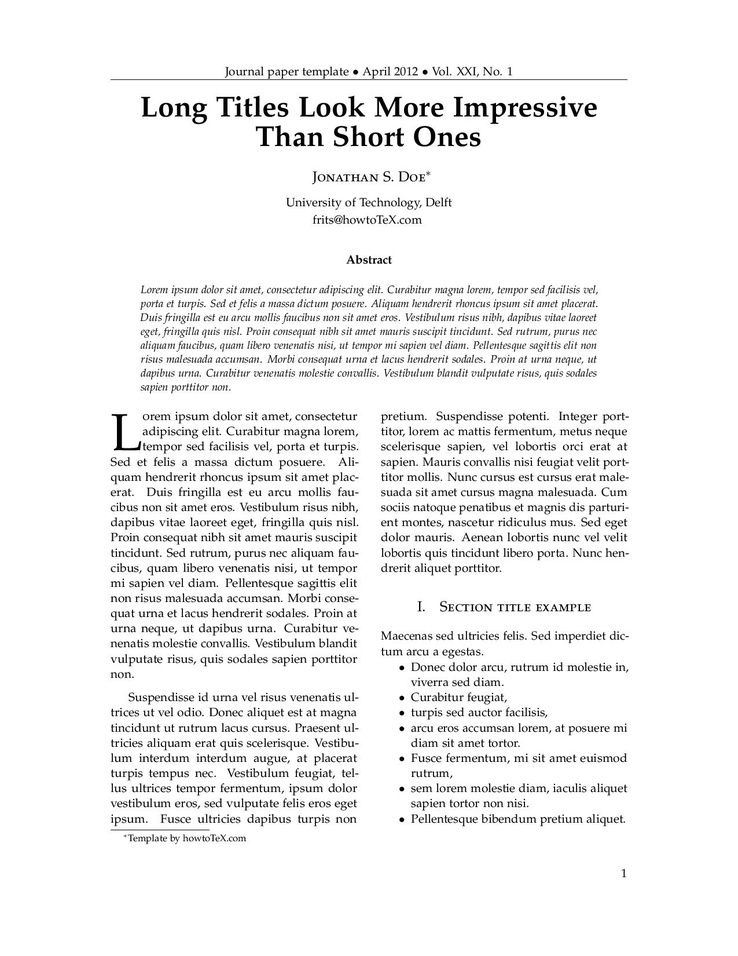
%> input picture Preprocessing/test_images/2col-journalpaper-howtotex-page-001.jpg, 738 x 956 px, shrunk from 1275 x 1650 before the run
$ octave --eval "result = determineSkew(imread('test_images/2col-journalpaper-howtotex-page-001.jpg'));"   (GNU Octave 9; MATLAB toolbox functions it lacks are replaced by stand-ins)
%> lines starting %> are read from the running program, lines starting %| are printed output that depends on the picture; in (x1, y1, x2, y2) boxes, pixels count from 0 and x2, y2 are one past the last pixel; in counts of white or black regions, pixels touching at a corner belong together; the program's own positions count from 1
function [ rotTheta ] = determineSkew( input_image )
% NOT USED
% Methods to determine skew of paper-gradient direction, Hough
% Determine the angle to which the input image is rotated. The input
% document is assumed to be mostly text
global_thresh = graythresh(uint8(255*input_image));
binarized_image = input_image>global_thresh;

% downsample ?

%% direction of gradient
%http://citeseerx.ist.psu.edu/viewdoc/download?doi=10.1.1.12.6258&rep=rep1&type=pdf
smoothing_kernel = [1 2 1];
grad_kernel = [1 0 -1];
Sobel_5 = conv2(smoothing_kernel'*smoothing_kernel,smoothing_kernel'*grad_kernel);

im_x = imfilter(double(binarized_image), Sobel_5);
im_y = imfilter(double(binarized_image), Sobel_5');

% If the gradient is 0 in both directions, throw out the pixel
pixels_with_gradient = find(im_x~=0 | im_y~=0);
x_grad_values = im_x(pixels_with_gradient);
y_grad_values = im_y(pixels_with_gradient);

gradient_angles = atand(y_grad_values(:)./x_grad_values(:));
thetaVec = -90 : 0.5 : 89.5;
angle_hist = hist(gradient_angles,thetaVec);
[sorted_hist,sorted_idx] = sort(angle_hist,'descend');
% normalized_value = sorted_hist(1:3)./sorted_hist(4);
% angle_hist(sorted_idx(1:3)) = angle_hist(sorted_idx(1:3)).*normalized_value;
angle_hist(thetaVec==45) = angle_hist(thetaVec==45) - round(.04*sum(angle_hist));
angle_hist(thetaVec==-45) = angle_hist(thetaVec==-45) - round(.04*sum(angle_hist));
angle_hist(thetaVec==0) = angle_hist(thetaVec==0) - round(.04*sum(angle_hist));
% percent45 = angle_hist(thetaVec==45)/sum(angle_hist);
% percentm45 = angle_hist(thetaVec==-45)/sum(angle_hist);
% percent0 = angle_hist(thetaVec==0)/sum(angle_hist);

% use overlapping coarse range to find clusters of peaks
num_half_degrees_per_bin = 20;
num_bins = 2*length(thetaVec)/num_half_degrees_per_bin-1;
coarse_hist = zeros(num_bins,1);
for bin = 0:num_bins - 1
    coarse_hist(bin+1) = sum(angle_hist(num_half_degrees_per_bin/2*bin+1:...
        num_half_degrees_per_bin/2*(bin+2)));
end
coarse_theta = thetaVec(num_half_degrees_per_bin/2*(0:num_bins-1)+1);
figure (1)
bar(coarse_theta, coarse_hist); grid on;
axis([min(thetaVec) max(thetaVec) 0 max(coarse_hist)+2]);
xlabel('\theta (degrees)'); ylabel('Number of Peaks');
[maxHist, rangeIdx] = max(coarse_hist);
bin_min = num_half_degrees_per_bin*(rangeIdx-1)/2+1;
bin_max = num_half_degrees_per_bin*(rangeIdx+1)/2;
angle_range = bin_min:bin_max;
% use fine range to determine exact angle
figure (2)
bar(thetaVec(angle_range), angle_hist(angle_range)); grid on;
axis([thetaVec(angle_range(1)) thetaVec(angle_range(end)) 0 max(angle_hist)+2]);
xlabel('\theta (degrees)'); ylabel('Number of Peaks');
[maxHist, maxIdx] = max(angle_hist(angle_range));
max_val = thetaVec(angle_range(1)+maxIdx-1);
%find mean and round to the nearest .5
av_val = thetaVec(angle_range)*angle_hist(angle_range)'/(sum(angle_hist(angle_range)));
av_val = .5*(round(av_val*2));
meanIdx = find(thetaVec(angle_range) == av_val);
%find median
data_in_range = [];
for i = 1:length(angle_range)
    data_in_range = [data_in_range, thetaVec(angle_range(i))*ones(1,angle_hist(angle_range(i)))];
end
med_val = median(data_in_range);
med_val = .5*(round(med_val*2));
medIdx = find(thetaVec(angle_range) == med_val);
maxTheta = thetaVec(medIdx+angle_range(1)-1);
gradTheta = maxTheta

rotTheta = gradTheta;

% [42 lines of commented-out code are left out]
end
%> in determineSkew, `global_thresh = graythresh(uint8(255*input_image));`: global_thresh = 0.498
%> in determineSkew, `binarized_image = input_image>global_thresh;`:
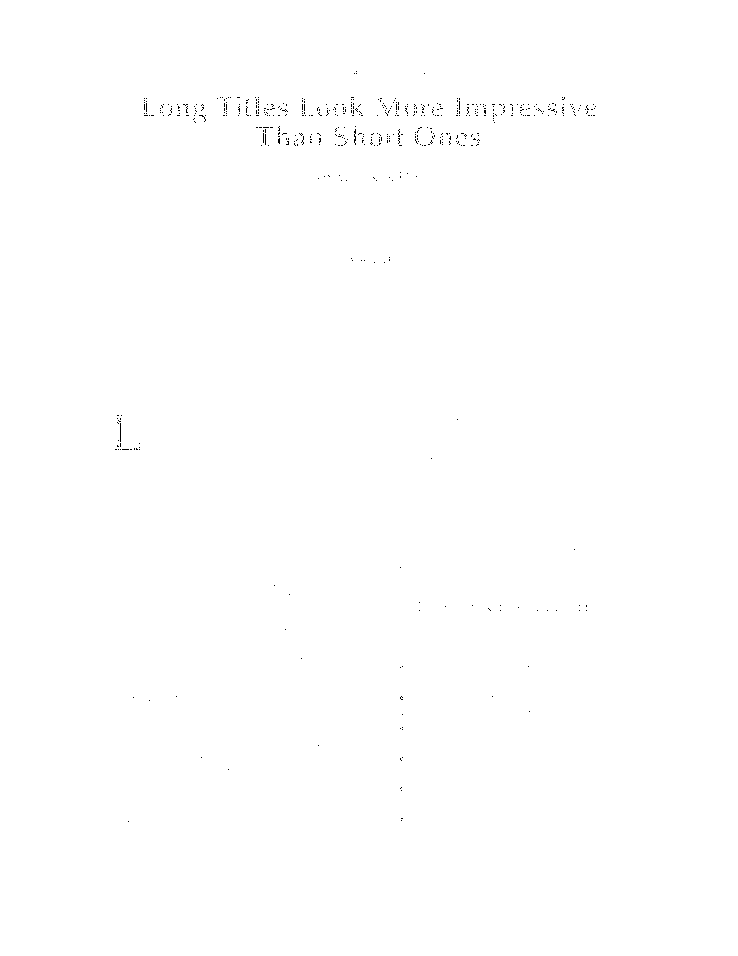
%> binarized_image: size 956x738x3 logical; 99.8% white; black in thin lines or dots, all inside (x1, y1, x2, y2) = (115, 71, 596, 822)
%> in determineSkew, `im_x = imfilter(double(binarized_image), Sobel_5);`:
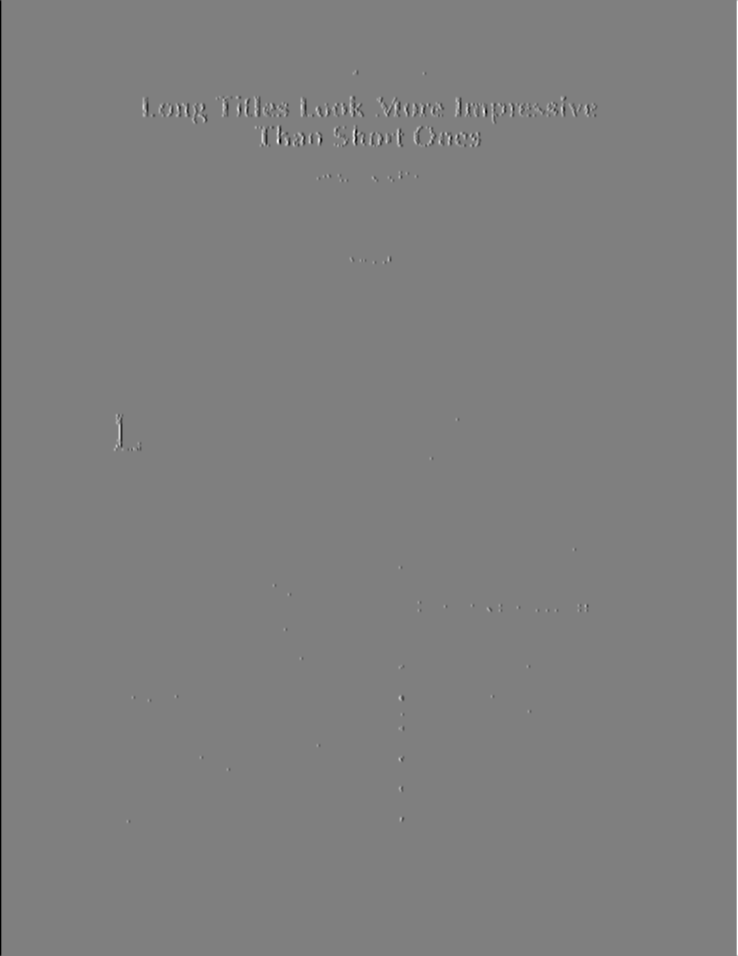
%> im_x: size 956x738x3 double; min -48, max 48, mean 0; drawn with min black and max white
%> in determineSkew, `im_y = imfilter(double(binarized_image), Sobel_5');`:
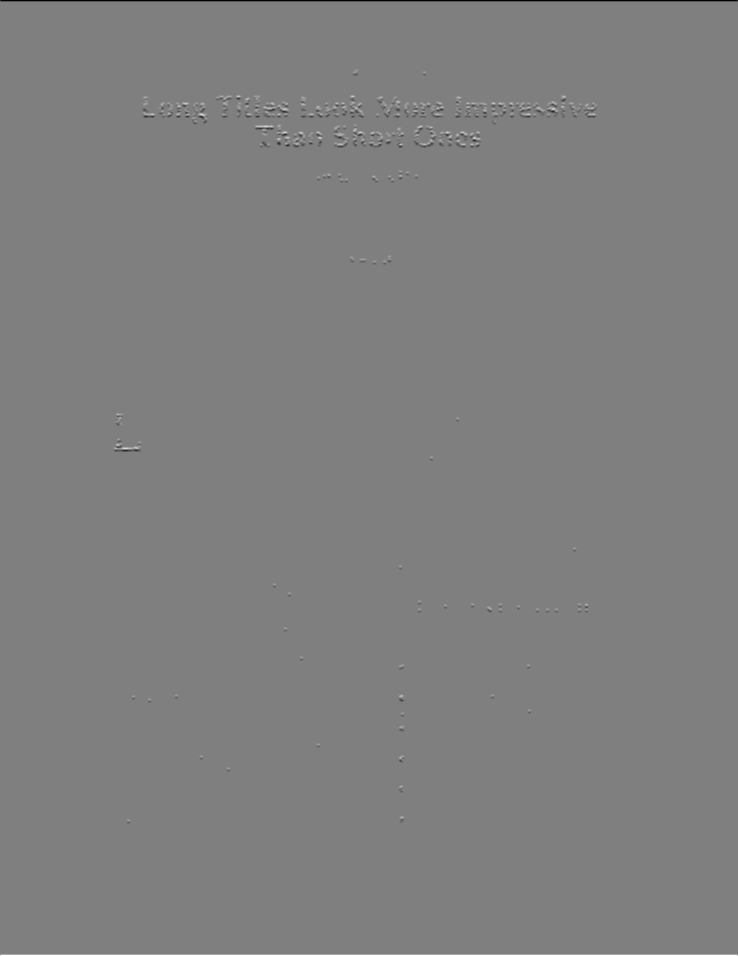
%> im_y: size 956x738x3 double; min -48, max 48, mean 0; mean of the top-left, top-right, bottom-left and bottom-right quarters -0.1, -0.1, 0.1, 0.1; drawn with min black and max white
%> in determineSkew, `pixels_with_gradient = find(im_x~=0 | im_y~=0);`: pixels_with_gradient = 51498 values from 1 to 2116584
%> in determineSkew, `angle_hist = hist(gradient_angles,thetaVec);`: angle_hist = 360 values, max 14799 at index 181, min 0 at index 2, mean 143.1
%> in determineSkew, `[sorted_hist,sorted_idx] = sort(angle_hist,'descend');`: sorted_hist = 360 values, max 14799 at index 1, min 0 at index 282, mean 143.1; sorted_idx = 360 values, max 360 at index 2, min 1 at index 3, mean 180.5
%> after the loop in determineSkew, `for bin = 0:num_bins - 1`: coarse_hist = 35 values, max 14311 at index 19, min 438 at index 8, mean 2282.6
%> in determineSkew, `ylabel('Number of Peaks')`:
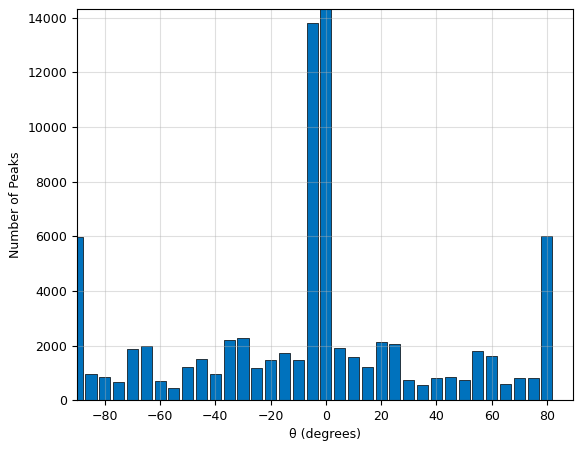
%> figure redrawn from the program's plot data; tallest bar 14311 high, from x = -2 to 2
%> in determineSkew, `[maxHist, rangeIdx] = max(coarse_hist);`: maxHist = 14311; rangeIdx = 19
%> in determineSkew, `bin_min = num_half_degrees_per_bin*(rangeIdx-1)/2+1;`: bin_min = 181
%> in determineSkew, `bin_max = num_half_degrees_per_bin*(rangeIdx+1)/2;`: bin_max = 200
%> in determineSkew, `angle_range = bin_min:bin_max;`: angle_range = 20 values from 181 to 200
%> in determineSkew, `[maxHist, maxIdx] = max(angle_hist(angle_range));`: maxHist = 12901; maxIdx = 1
%> in determineSkew, `max_val = thetaVec(angle_range(1)+maxIdx-1);`: max_val = 0
%> in determineSkew, `av_val = thetaVec(angle_range)*angle_hist(angle_range)'/(sum(angle_his..`: av_val = 0.628
%> in determineSkew, `av_val = .5*(round(av_val*2));`: av_val = 0.5
%> in determineSkew, `meanIdx = find(thetaVec(angle_range) == av_val);`: meanIdx = 2
%> the loop in determineSkew, `for i = 1:length(angle_range)` made 20 passes
%> in determineSkew, `med_val = median(data_in_range);`: med_val = 0
%> in determineSkew, `medIdx = find(thetaVec(angle_range) == med_val);`: medIdx = 1
%> in determineSkew, `maxTheta = thetaVec(medIdx+angle_range(1)-1);`: maxTheta = 0
%> `result = determineSkew(imread('test_images/2col-journalpaper-howtotex-..`:
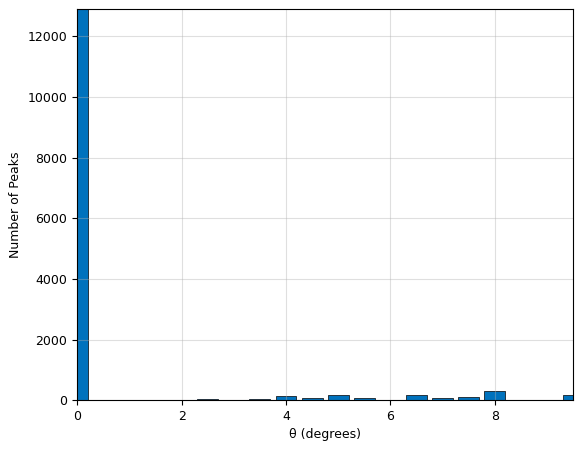
%> figure redrawn from the program's plot data; tallest bar 12901 high, from x = -0.2 to 0.2

$ run again, on Preprocessing/test_images/2col-journalpaper-howtotex-page-002.jpg
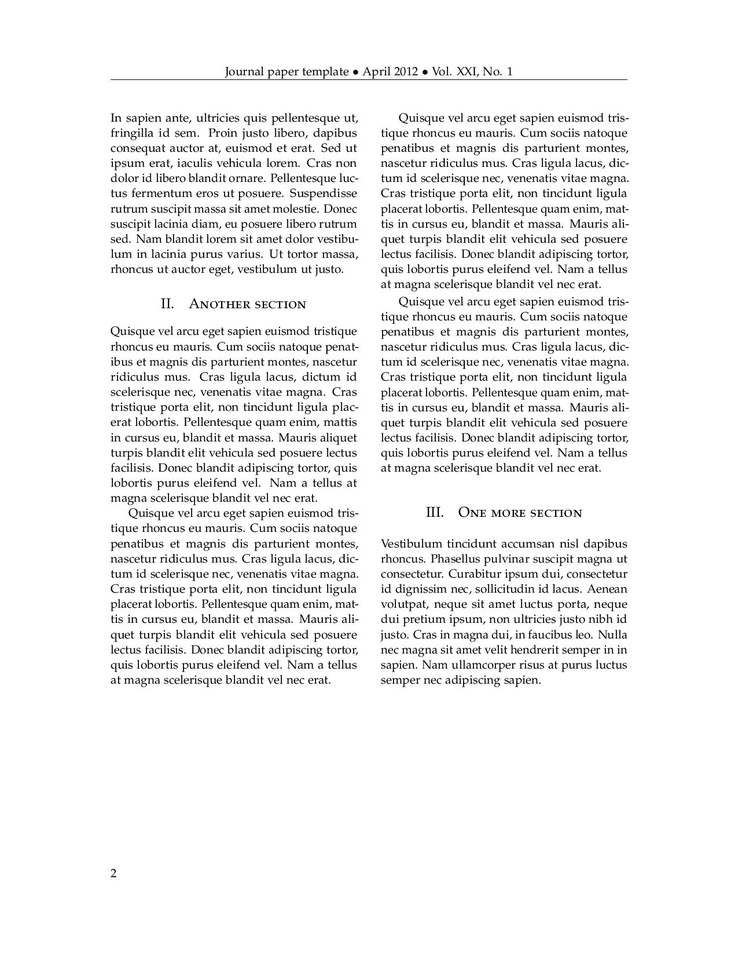
%> input picture Preprocessing/test_images/2col-journalpaper-howtotex-page-002.jpg, 738 x 956 px, shrunk from 1275 x 1650 before the run
%> global_thresh = 0.498
%> in determineSkew, `binarized_image = input_image>global_thresh;`:
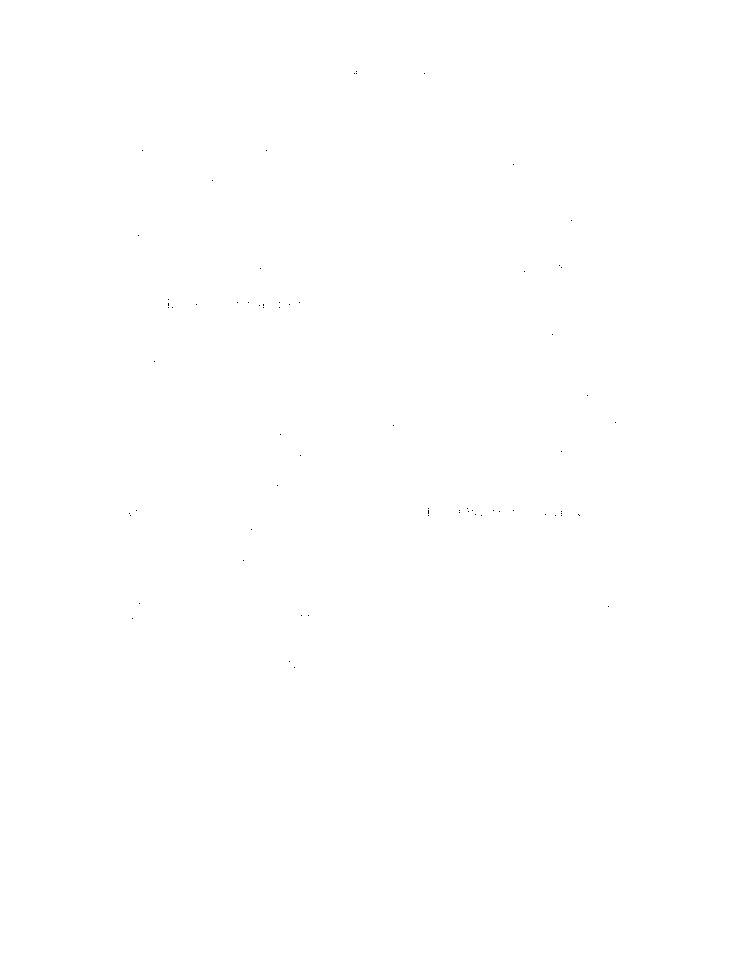
%> binarized_image: size 956x738x3 logical; 100% white; black in thin lines or dots, all inside (x1, y1, x2, y2) = (129, 71, 616, 668)
%> pixels_with_gradient = 24777 values from 1 to 2116584
%> angle_hist = 360 values, max 12096 at index 181, min 0 at index 2, mean 68.83
%> sorted_hist = 360 values, max 12096 at index 1, min 0 at index 60, mean 68.83; sorted_idx = 360 values, max 360 at index 3, min 1 at index 2, mean 180.5
%> after the loop in determineSkew, `for bin = 0:num_bins - 1`: coarse_hist = 35 values, max 11252 at index 19, min -289 at index 27, mean 980.3
%> in determineSkew, `[maxHist, rangeIdx] = max(coarse_hist);`: maxHist = 11252; rangeIdx = 19
%> bin_min = 181
%> bin_max = 200
%> angle_range = 20 values from 181 to 200
%> in determineSkew, `[maxHist, maxIdx] = max(angle_hist(angle_range));`: maxHist = 11183; maxIdx = 1
%> max_val = 0
%> in determineSkew, `av_val = thetaVec(angle_range)*angle_hist(angle_range)'/(sum(angle_his..`: av_val = 0.0423
%> in determineSkew, `av_val = .5*(round(av_val*2));`: av_val = 0
%> meanIdx = 1
%> the loop in determineSkew, `for i = 1:length(angle_range)` made 20 passes
%> med_val = 0
%> medIdx = 1
%> maxTheta = 0
%> `result = determineSkew(imread('test_images/2col-journalpaper-howtotex-..`:
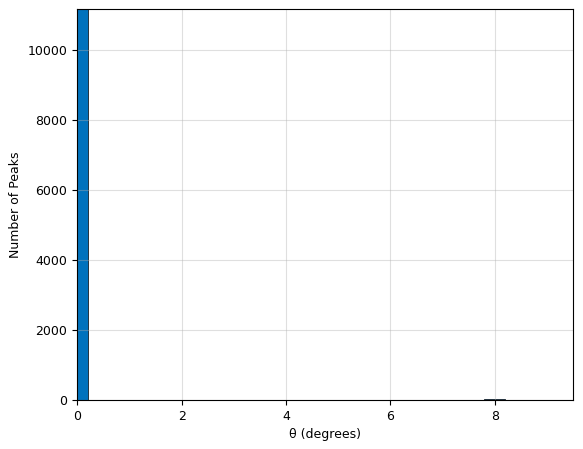
%> figure redrawn from the program's plot data; tallest bar 11183 high, from x = -0.2 to 0.2
